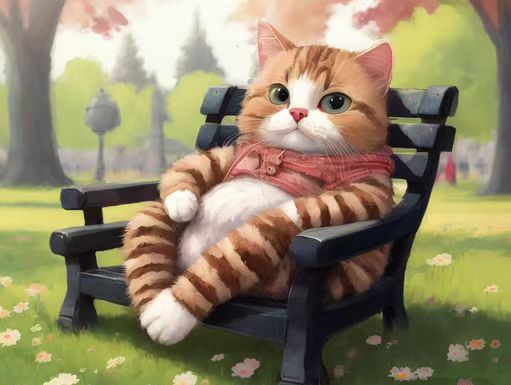
#> input picture learn-images/cat.png, 511 x 385 px
$ jupyter execute '002_灰度与色彩.ipynb'
#> lines starting #> are read from the running program, lines starting #| are printed output that depends on the picture
像素是计算机视觉中的原材料，很多图像处理任务以像素的局部性为基础，在不同尺度下完成图像特征的提取，这些特征，小则为图像细节，大则为图像轮廓。

1、灰度图：一种只包含亮度信息的图像，而不包含色彩信息的图像，通常用0（黑色）到255（白色）之间的灰度值来表示每个像素的亮度。

    为什么是0-255？ 一个字节（8 位）11111111可以表示的最大数值是 255。

    任何数据在计算机中都是以数值形式存储的，计算机内部的所有数据最终都以二进制形式（0 和 1）存储，一个字节由 8 个二进制位组成，通常用来存储单个字符或小整数

        - 例子：
            - 字符 A 的 ASCII 编码是 01000001，占用一个字节。
            - 整数 5 可以存储为一个字节 00000101。

表示的数据范围刚好在0-255，像素的灰度级别采用了0-255这个范围可以很好的表示丰富的图像细节。

为什么要使用灰度图？

    1）简化处理，灰度图只包含亮度信息，计算量小，易于处理。对于一些基础任务如图像的边缘检测和轮廓分析，表现出更好的性能。

    2）减小储存和传输成本，灰度图的每个像素只需要一个字节（8位）来表示亮度，相对于彩色图像的每个像素需要三个字节（24位），可以节省存储空间和传输带宽。

    3）强调结构和纹理，灰度图可以更好地反映图像的结构和纹理特征，对于一些特定的图像处理任务，如医学影像胸片CT。

色彩图：一种包含亮度和颜色信息的图像，通常用RGB（红绿蓝）或HSV（色相、饱和度、亮度）等颜色模型来表示每个像素的颜色和亮度。

以下python代码完成彩色图转化为灰度图

[cell 1]
from PIL import Image

# 打开彩色图像
color_image = Image.open("./learn-images/cat.png")
#> color_image is the input picture: PIL image 511x385 RGBA; mean R, G, B, A 145, 134.2, 104, 255
# 转换为灰度图, L 代表的是灰度图
gray_image = color_image.convert("L")
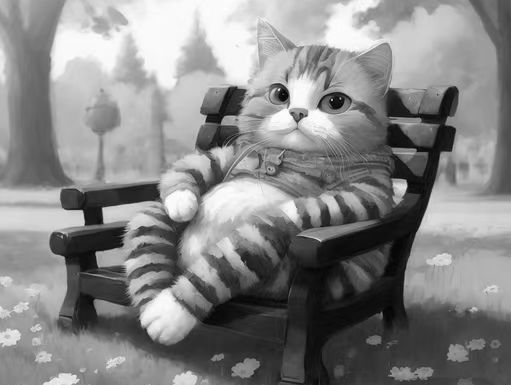
#> gray_image: PIL image 511x385 L; min 0, max 255, mean 134
# 保存灰度图
gray_image.save("./learn-images/gray_cat.jpg")

# 打印图片格式
print("彩色图片格式: " + color_image.mode)   #图像的mode属性，表示图像的模式，如RGB、L、CMYK等。
#| 彩色图片格式: RGBA
print("灰度图片格式: " + gray_image.mode)
#| 灰度图片格式: L
